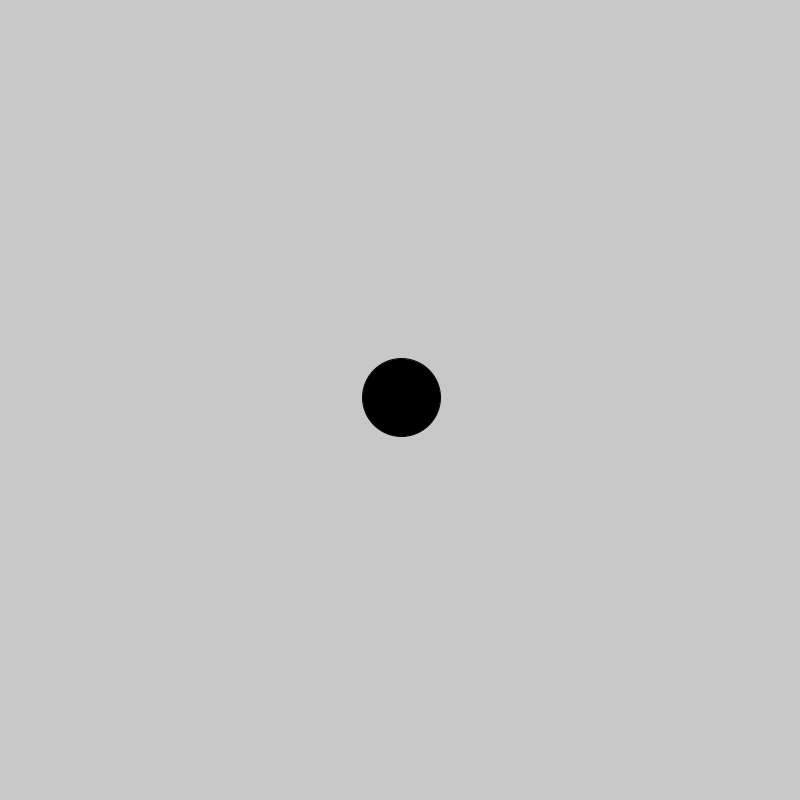
Frame 1 (no input)
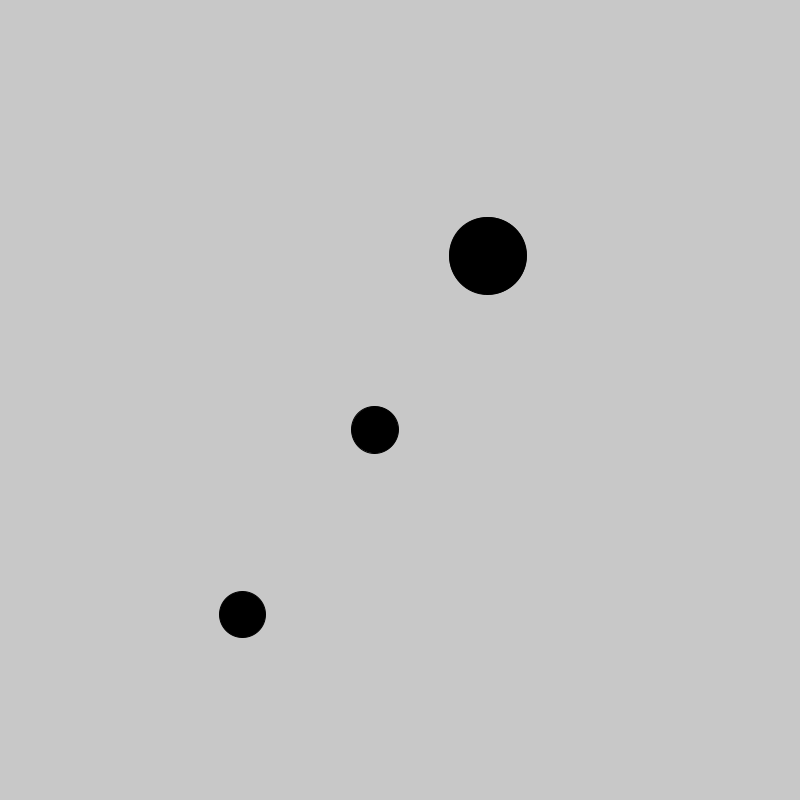
Frame 60 (the mouse pressed at the canvas centre just before this capture)
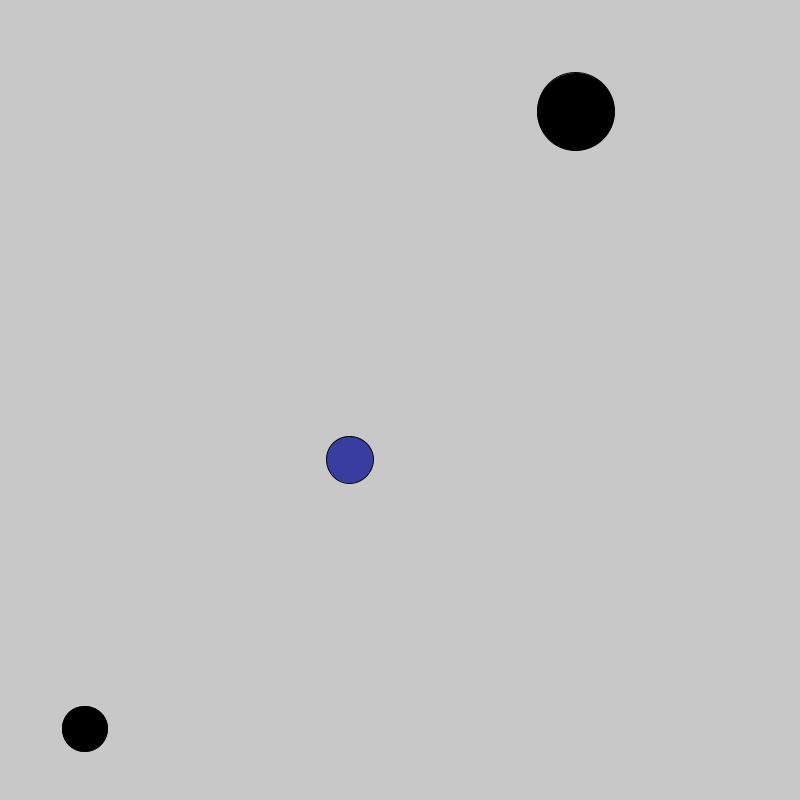
Frame 120 (the mouse held since frame 60 and released just before this capture)

The Processing sketch that drew these frames (run headless with seeded random() and noise(); from frame 60 on, the mouse is pressed at the canvas centre):

// Processing sketch: HW_week6_pt6
// ── HW_week6_pt6.pde
// Ball object

// this sketch shows how to create a basic class, called Ball.
// it instantiates a few of them and gives each instance of the object a unique name. 

// replace the 3 separate ball objects with an array of balls. 
// you can do this with something like:
//  Ball[] ballArray = new Ball[3];
// the next step in the setup() function is to loop through the array and instantiate
//  each one, calling the constructor for each step of the loop:
//  ballArray[i] = new Ball();
// finally in the draw() function, loop through the array again, and call the update() 
//  and display() methods of each one of the balls in the array. 

// if you are able to do all that, modify both the size of the ball array as well as
//  the ball class itself to experiment with the behavior and visuals. for example, 
//  you could control the color based on the mouse distance to each ball by using 
//  the dist() function and map().

//Ball myBall1;
//Ball myBall2;
//Ball myBall3;

Ball[] ballArray = new Ball[3];

void setup() {
  size(800, 800);

  //myBall1 = new Ball();
  //myBall2 = new Ball();
  //myBall3 = new Ball();

  for (int i = 0; i < ballArray.length; i++) {
    ballArray[i] = new Ball();
  }
}

void draw() {
  background(200);
  //  myBall1.update();
  //  myBall1.display();

  //  myBall2.update();
  //  myBall2.display();

  //  myBall3.update();
  //  myBall3.display();

  for (int i = 0; i < ballArray.length; i++) {
    ballArray[i].update();
    ballArray[i].display();
  }
}

class Ball {
  float x, y;
  float dx, dy;
  float s;
  int i;
  color fillcolor = color(255);



  // this function is called a constructor. 
  // it is called when a new Ball object is created.
  Ball() { 
    x = width/2;
    y = height/2;
    dx = random(-5, 5);
    dy = random(-5, 5);
    s = random(30, 80);
    fill (fillcolor);
  }

  void display() {
    for (int i = 0; i < ballArray.length; i++) {
      float d= dist (mouseX, mouseY, x, y);   //dist(x1,y1,x2,y2)
      fillcolor = color(map(d, 0, 100, 255, 0), map(d, 0, 200, 100, 0),map(d, 0, 210, 255, 0));

      fill (fillcolor);
    }
    ellipse(x, y, s, s);
  }

  void update() {
    x += dx;
    y += dy;

    if (x > width - s/2 || x < s/2) {
      dx *= -1;
    }
    if (y > height - s/2 || y < s/2) {
      dy *= -1;
    }
  }
}
